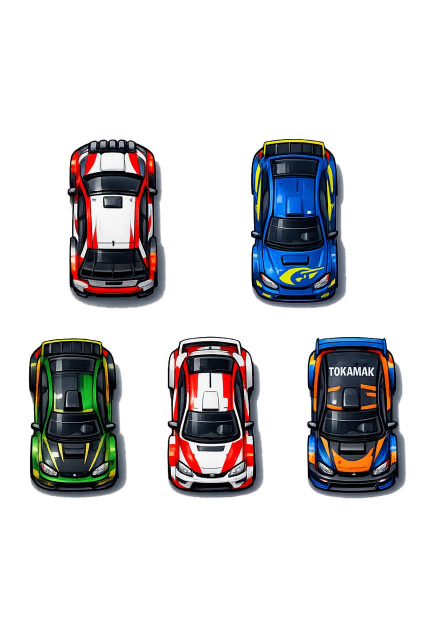
#> input picture tokamak-rally/raw_cars.jpg, 853 x 1280 px (shown at 1/2 size)
$ python process-assets.py
#> lines starting #> are read from the running program, lines starting #| are printed output that depends on the picture
#!/usr/bin/env python3
"""Process DALL-E generated raw images into individual game assets."""

import os
from PIL import Image, ImageFilter
import numpy as np

BASE = os.path.dirname(os.path.dirname(os.path.abspath(__file__)))
RAW = BASE
OUT = os.path.join(BASE, 'public', 'assets')
os.makedirs(OUT, exist_ok=True)

def remove_white_bg(img, threshold=220):
    """Remove near-white background, return RGBA with transparency."""
    img = img.convert('RGBA')
    data = np.array(img)
    # Where all RGB channels > threshold → transparent
    mask = (data[:,:,0] > threshold) & (data[:,:,1] > threshold) & (data[:,:,2] > threshold)
    data[mask, 3] = 0
    # Also soften edges near the threshold (anti-alias)
    edge_mask = (data[:,:,0] > threshold - 30) & (data[:,:,1] > threshold - 30) & (data[:,:,2] > threshold - 30) & ~mask
    # Reduce alpha proportionally
    for y in range(data.shape[0]):
        for x in range(data.shape[1]):
            if edge_mask[y, x]:
                r, g, b = int(data[y,x,0]), int(data[y,x,1]), int(data[y,x,2])
                brightness = (r + g + b) / 3
                if brightness > threshold - 30:
                    alpha = max(0, min(255, int((threshold - brightness + 30) / 30 * 255)))
                    data[y, x, 3] = alpha
    return Image.fromarray(data)

def remove_white_bg_fast(img, threshold=220):
    """Fast version: remove near-white background."""
    img = img.convert('RGBA')
    data = np.array(img, dtype=np.float32)
    r, g, b = data[:,:,0], data[:,:,1], data[:,:,2]
    brightness = (r + g + b) / 3
    # Fully transparent where very bright
    full_mask = brightness > threshold
    # Partial transparency for edge pixels
    edge_lo = threshold - 40
    partial_mask = (brightness > edge_lo) & ~full_mask
    alpha = data[:,:,3].copy()
    alpha[full_mask] = 0
    alpha[partial_mask] = ((threshold - brightness[partial_mask] + 40) / 40 * 255).clip(0, 255)
    data[:,:,3] = alpha
    return Image.fromarray(data.astype(np.uint8))

def auto_crop_alpha(img, padding=2):
    """Crop to non-transparent bounding box."""
    data = np.array(img)
    if data.shape[2] < 4:
        return img
    alpha = data[:,:,3]
    rows = np.any(alpha > 10, axis=1)
    cols = np.any(alpha > 10, axis=0)
    if not rows.any() or not cols.any():
        return img
    rmin, rmax = np.where(rows)[0][[0, -1]]
    cmin, cmax = np.where(cols)[0][[0, -1]]
    rmin = max(0, rmin - padding)
    rmax = min(data.shape[0] - 1, rmax + padding)
    cmin = max(0, cmin - padding)
    cmax = min(data.shape[1] - 1, cmax + padding)
    return img.crop((cmin, rmin, cmax + 1, rmax + 1))

def resize_keep_ratio(img, target_h):
    """Resize maintaining aspect ratio to target height."""
    w, h = img.size
    ratio = target_h / h
    new_w = int(w * ratio)
    return img.resize((new_w, target_h), Image.LANCZOS)


# ============================================================
# 1. CARS (raw_cars.jpg → 5 individual PNGs)
# ============================================================
print("=== Processing Cars ===")
cars_img = Image.open(os.path.join(RAW, 'raw_cars.jpg'))
#> cars_img is the input picture: PIL image 853x1280 RGB; mean R, G, B 209.6, 208.5, 210.1
w, h = cars_img.size
#> w = 853; h = 1280
print(f"  raw_cars.jpg: {w}x{h}")
#|   raw_cars.jpg: 853x1280

# Crop regions based on vision analysis (853x1280 image)
# Row 1: 2 cars, Row 2: 3 cars
car_crops = [
    # (left, top, right, bottom), name
    ((60, 30, 410, 520), 'car_01_red'),       # Top-left: red/white
    ((420, 40, 790, 530), 'car_02_blue'),      # Top-right: blue/yellow
    ((10, 540, 300, 1020), 'car_03_green'),     # Bottom-left: green
    ((270, 560, 580, 1030), 'car_04_redstripe'), # Bottom-center: red striped
    ((540, 530, 840, 1010), 'car_05_tokamak'),  # Bottom-right: orange TOKAMAK
]

TARGET_CAR_H = 84  # Larger than original 56px for better detail

for (l, t, r, b), name in car_crops:
    # Clamp to image bounds
    l, t = max(0, l), max(0, t)
    r, b = min(w, r), min(h, b)
    crop = cars_img.crop((l, t, r, b))
    crop = remove_white_bg_fast(crop, threshold=230)
    crop = auto_crop_alpha(crop)
    crop = resize_keep_ratio(crop, TARGET_CAR_H)
    out_path = os.path.join(OUT, f'{name}.png')
    crop.save(out_path)
    print(f"  ✓ {name}.png ({crop.size[0]}x{crop.size[1]})")
#> this loop made 5 passes
#> (rmin in auto_crop_alpha, rmax in auto_crop_alpha, cmin in auto_crop_alpha, cmax in auto_crop_alpha) on passes 1 to 5: (247, 489, 73, 272), (236, 489, 80, 273), (0, 457, 45, 289), (0, 437, 0, 309), (0, 468, 0, 273)
#> pass 1, in remove_white_bg_fast, `r, g, b = data[:,:,0], data[:,:,1], data[:,:,2]`:
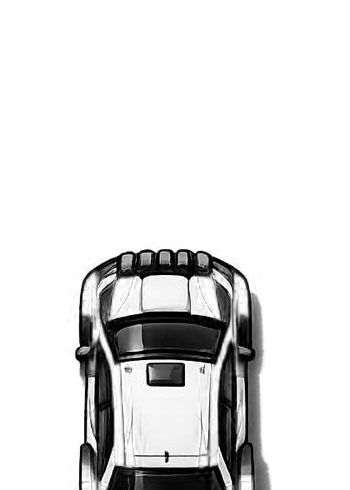
#> r: shape (490, 350) float32; min 0, max 255, mean 224.4


# ============================================================
# 2. TILES — Note: files are content-swapped vs names!
# raw_mountain_tiles.jpg actually has desert content
# raw_desert_tiles.jpg actually has mountain content
# ============================================================
print("\n=== Processing Tiles ===")

# Desert tiles from raw_mountain_tiles.jpg (which has desert content)
desert_src = Image.open(os.path.join(RAW, 'raw_mountain_tiles.jpg'))
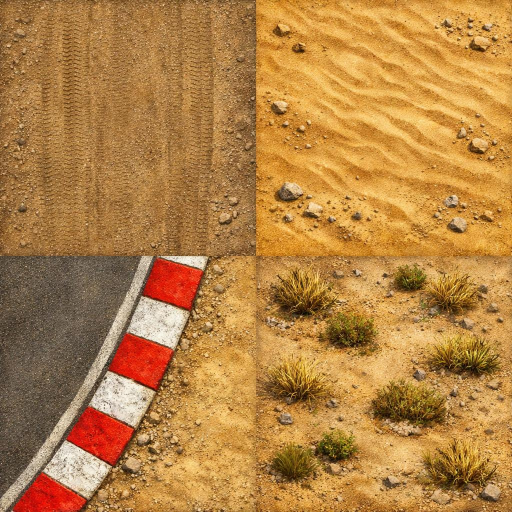
#> input picture tokamak-rally/raw_mountain_tiles.jpg, 1024 x 1024 px (shown at 1/2 size)
#> desert_src is the input picture: PIL image 1024x1024 RGB; mean R, G, B 180.9, 130.6, 68.8
dw, dh = desert_src.size
#> dw = 1024; dh = 1024
half_w, half_h = dw // 2, dh // 2
#> half_w = 512; half_h = 512
print(f"  Desert source (raw_mountain_tiles.jpg): {dw}x{dh}")
#|   Desert source (raw_mountain_tiles.jpg): 1024x1024

desert_tiles = [
    ((0, 0, half_w, half_h), 'desert_road'),        # TL: dirt with tire tracks
    ((half_w, 0, dw, half_h), 'desert_sand'),        # TR: wind-rippled sand
    ((0, half_h, half_w, dh), 'desert_curb'),        # BL: asphalt with curb
    ((half_w, half_h, dw, dh), 'desert_scrub'),      # BR: arid scrubland
]

TILE_SIZE = 256  # Higher res tiles

for (l, t, r, b), name in desert_tiles:
    crop = desert_src.crop((l, t, r, b))
    crop = crop.resize((TILE_SIZE, TILE_SIZE), Image.LANCZOS)
    out_path = os.path.join(OUT, f'{name}.png')
    crop.save(out_path)
    print(f"  ✓ {name}.png ({TILE_SIZE}x{TILE_SIZE})")
#> crop: PIL image 256x256 RGB

# Mountain tiles from raw_desert_tiles.jpg (which has mountain content)
mt_src = Image.open(os.path.join(RAW, 'raw_desert_tiles.jpg'))
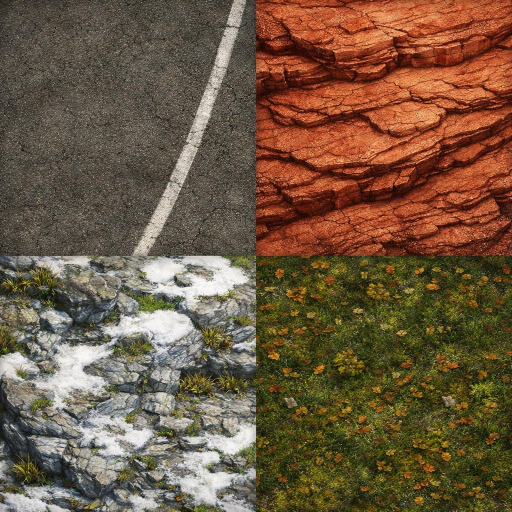
#> input picture tokamak-rally/raw_desert_tiles.jpg, 1024 x 1024 px (shown at 1/2 size)
#> mt_src is the input picture: PIL image 1024x1024 RGB; mean R, G, B 111.2, 88.1, 65
mw, mh = mt_src.size
#> mw = 1024; mh = 1024
mhalf_w, mhalf_h = mw // 2, mh // 2
#> mhalf_w = 512; mhalf_h = 512
print(f"  Mountain source (raw_desert_tiles.jpg): {mw}x{mh}")
#|   Mountain source (raw_desert_tiles.jpg): 1024x1024

mountain_tiles = [
    ((0, 0, mhalf_w, mhalf_h), 'mountain_road'),    # TL: asphalt road
    ((mhalf_w, 0, mw, mhalf_h), 'canyon_rock'),      # TR: red/orange rock
    ((0, mhalf_h, mhalf_w, mh), 'mountain_snow'),    # BL: rocky with snow
    ((mhalf_w, mhalf_h, mw, mh), 'forest_floor'),    # BR: green grass with leaves
]

for (l, t, r, b), name in mountain_tiles:
    crop = mt_src.crop((l, t, r, b))
    crop = crop.resize((TILE_SIZE, TILE_SIZE), Image.LANCZOS)
    out_path = os.path.join(OUT, f'{name}.png')
    crop.save(out_path)
    print(f"  ✓ {name}.png ({TILE_SIZE}x{TILE_SIZE})")
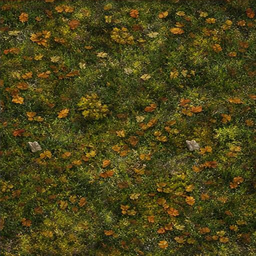
#> crop: PIL image 256x256 RGB; mean R, G, B 73.9, 68.2, 24.7


# ============================================================
# 3. OBJECTS (raw_objects.jpg → individual PNGs)
# ============================================================
print("\n=== Processing Objects ===")
obj_img = Image.open(os.path.join(RAW, 'raw_objects.jpg'))
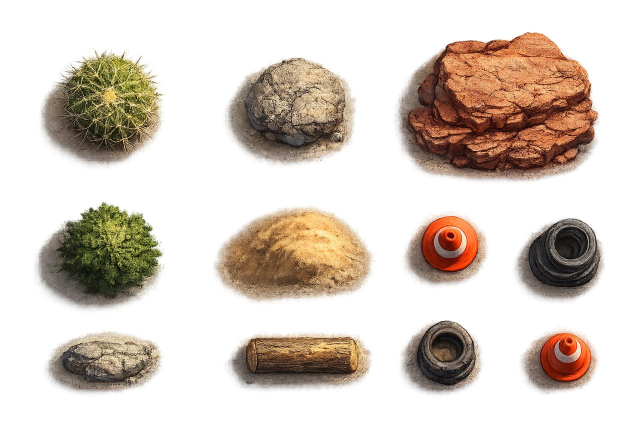
#> input picture tokamak-rally/raw_objects.jpg, 1280 x 853 px (shown at 1/2 size)
#> obj_img is the input picture: PIL image 1280x853 RGB; mean R, G, B 215.5, 204.9, 195.4
ow, oh = obj_img.size
#> ow = 1280; oh = 853
print(f"  raw_objects.jpg: {ow}x{oh}")
#|   raw_objects.jpg: 1280x853

# 3 rows × 3-4 columns, 1280x853
# Row heights: ~284 each, Column widths: ~320 each (for 4 cols) or ~426 (for 3 cols)
# Based on vision analysis:
row_h = oh // 3
#> row_h = 284
col_w3 = ow // 3  # 3 columns
#> col_w3 = 426
col_w4 = ow // 4  # 4 columns
#> col_w4 = 320

object_crops = [
    # Row 1: 3 objects (cactus, rock, canyon rock)
    ((0, 0, col_w3, row_h), 'cactus', 56),
    ((col_w3, 0, col_w3*2, row_h), 'rock_small', 48),
    ((col_w3*2, 0, ow, row_h), 'rock_canyon', 56),
    # Row 2: 4 objects (bush/tree, sand pile, cone, tire stack)
    ((0, row_h, col_w4, row_h*2), 'tree_top', 56),
    ((col_w4, row_h, col_w4*2, row_h*2), 'sand_pile', 40),
    ((col_w4*2, row_h, col_w4*3, row_h*2), 'cone', 36),
    ((col_w4*3, row_h, ow, row_h*2), 'tire_stack', 48),
    # Row 3: 4 objects (flat rock, log, tire2, cone2)
    ((0, row_h*2, col_w4, oh), 'rock_flat', 40),
    ((col_w4, row_h*2, col_w4*2, oh), 'log', 48),
]

for (l, t, r, b), name, target_size in object_crops:
    l, t = max(0, l), max(0, t)
    r, b = min(ow, r), min(oh, b)
    crop = obj_img.crop((l, t, r, b))
    crop = remove_white_bg_fast(crop, threshold=225)
    crop = auto_crop_alpha(crop)
    # Resize to target size (square-ish)
    crop = resize_keep_ratio(crop, target_size)
    out_path = os.path.join(OUT, f'{name}.png')
    crop.save(out_path)
    print(f"  ✓ {name}.png ({crop.size[0]}x{crop.size[1]})")
#> this loop made 9 passes
#> (rmin in auto_crop_alpha, rmax in auto_crop_alpha, cmin in auto_crop_alpha, cmax in auto_crop_alpha) on passes 1 to 9: (97, 283, 80, 330), (113, 283, 24, 425), (62, 283, 0, 347), (0, 283, 70, 319), (0, 283, 0, 319), (0, 283, 0, 319), (0, 283, 0, 249), (0, 219, 81, 319), (0, 212, 0, 319)
#> pass 1, in remove_white_bg_fast (call 6), `r, g, b = data[:,:,0], data[:,:,1], data[:,:,2]`:
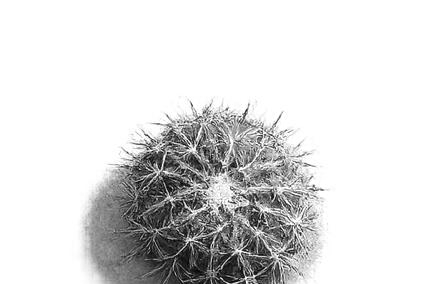
#> r: shape (284, 426) float32; min 0, max 255, mean 219.4
#> after the loop:
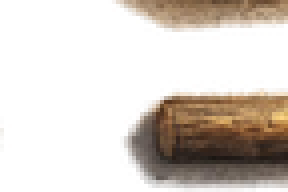
#> crop: PIL image 72x48 RGBA (shown 4 times larger); mean R, G, B, A 61.2, 52.8, 45.3, 85.6; transparent parts drawn white

print(f"\n✅ All assets saved to {OUT}")
#| ✅ All assets saved to tokamak-rally/public/assets
print(f"   Cars: 5, Tiles: 8, Objects: 9")
